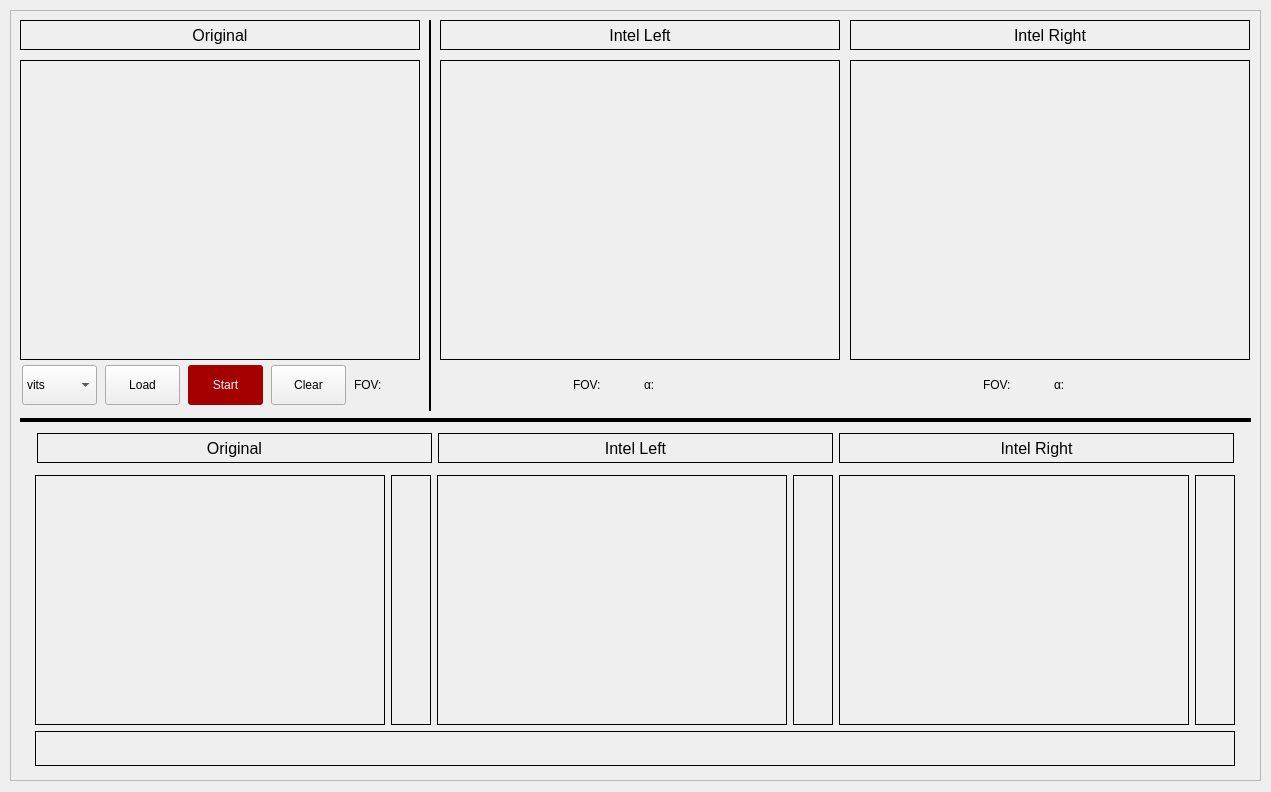
<?xml version="1.0" encoding="UTF-8"?>
<ui version="4.0">
 <class>Form</class>
 <widget class="QWidget" name="Form">
  <property name="geometry">
   <rect>
    <x>0</x>
    <y>0</y>
    <width>1271</width>
    <height>792</height>
   </rect>
  </property>
  <property name="windowTitle">
   <string>Form</string>
  </property>
  <widget class="QFrame" name="frame">
   <property name="geometry">
    <rect>
     <x>10</x>
     <y>10</y>
     <width>1251</width>
     <height>771</height>
    </rect>
   </property>
   <property name="frameShape">
    <enum>QFrame::StyledPanel</enum>
   </property>
   <property name="frameShadow">
    <enum>QFrame::Raised</enum>
   </property>
   <widget class="QLabel" name="camLabel">
    <property name="geometry">
     <rect>
      <x>10</x>
      <y>10</y>
      <width>400</width>
      <height>30</height>
     </rect>
    </property>
    <property name="minimumSize">
     <size>
      <width>100</width>
      <height>30</height>
     </size>
    </property>
    <property name="maximumSize">
     <size>
      <width>400</width>
      <height>20</height>
     </size>
    </property>
    <property name="font">
     <font>
      <pointsize>12</pointsize>
     </font>
    </property>
    <property name="frameShape">
     <enum>QFrame::Box</enum>
    </property>
    <property name="text">
     <string>Original</string>
    </property>
    <property name="alignment">
     <set>Qt::AlignCenter</set>
    </property>
   </widget>
   <widget class="QWidget" name="horizontalLayoutWidget_4">
    <property name="geometry">
     <rect>
      <x>10</x>
      <y>460</y>
      <width>1231</width>
      <height>261</height>
     </rect>
    </property>
    <layout class="QHBoxLayout" name="horizontalLayout_4">
     <item>
      <spacer name="horizontalSpacer_6">
       <property name="orientation">
        <enum>Qt::Horizontal</enum>
       </property>
       <property name="sizeHint" stdset="0">
        <size>
         <width>40</width>
         <height>20</height>
        </size>
       </property>
      </spacer>
     </item>
     <item>
      <widget class="QLabel" name="depthFrameCam">
       <property name="minimumSize">
        <size>
         <width>350</width>
         <height>225</height>
        </size>
       </property>
       <property name="maximumSize">
        <size>
         <width>350</width>
         <height>250</height>
        </size>
       </property>
       <property name="layoutDirection">
        <enum>Qt::LeftToRight</enum>
       </property>
       <property name="frameShape">
        <enum>QFrame::Box</enum>
       </property>
       <property name="text">
        <string/>
       </property>
       <property name="alignment">
        <set>Qt::AlignCenter</set>
       </property>
      </widget>
     </item>
     <item>
      <widget class="QLabel" name="depthRulerCam">
       <property name="minimumSize">
        <size>
         <width>40</width>
         <height>225</height>
        </size>
       </property>
       <property name="maximumSize">
        <size>
         <width>40</width>
         <height>250</height>
        </size>
       </property>
       <property name="frameShape">
        <enum>QFrame::Box</enum>
       </property>
       <property name="text">
        <string/>
       </property>
      </widget>
     </item>
     <item>
      <widget class="QLabel" name="depthFrameIntel">
       <property name="minimumSize">
        <size>
         <width>350</width>
         <height>225</height>
        </size>
       </property>
       <property name="maximumSize">
        <size>
         <width>350</width>
         <height>250</height>
        </size>
       </property>
       <property name="layoutDirection">
        <enum>Qt::LeftToRight</enum>
       </property>
       <property name="frameShape">
        <enum>QFrame::Box</enum>
       </property>
       <property name="text">
        <string/>
       </property>
       <property name="alignment">
        <set>Qt::AlignCenter</set>
       </property>
      </widget>
     </item>
     <item>
      <widget class="QLabel" name="depthRulerIntel">
       <property name="minimumSize">
        <size>
         <width>40</width>
         <height>225</height>
        </size>
       </property>
       <property name="maximumSize">
        <size>
         <width>40</width>
         <height>250</height>
        </size>
       </property>
       <property name="frameShape">
        <enum>QFrame::Box</enum>
       </property>
       <property name="text">
        <string/>
       </property>
      </widget>
     </item>
     <item>
      <widget class="QLabel" name="depthFrameIntel_2">
       <property name="minimumSize">
        <size>
         <width>350</width>
         <height>225</height>
        </size>
       </property>
       <property name="maximumSize">
        <size>
         <width>300</width>
         <height>250</height>
        </size>
       </property>
       <property name="layoutDirection">
        <enum>Qt::LeftToRight</enum>
       </property>
       <property name="frameShape">
        <enum>QFrame::Box</enum>
       </property>
       <property name="text">
        <string/>
       </property>
       <property name="alignment">
        <set>Qt::AlignCenter</set>
       </property>
      </widget>
     </item>
     <item>
      <widget class="QLabel" name="depthRulerIntel_2">
       <property name="minimumSize">
        <size>
         <width>40</width>
         <height>225</height>
        </size>
       </property>
       <property name="maximumSize">
        <size>
         <width>40</width>
         <height>250</height>
        </size>
       </property>
       <property name="frameShape">
        <enum>QFrame::Box</enum>
       </property>
       <property name="text">
        <string/>
       </property>
      </widget>
     </item>
     <item>
      <spacer name="horizontalSpacer_5">
       <property name="orientation">
        <enum>Qt::Horizontal</enum>
       </property>
       <property name="sizeHint" stdset="0">
        <size>
         <width>40</width>
         <height>20</height>
        </size>
       </property>
      </spacer>
     </item>
    </layout>
   </widget>
   <widget class="QLabel" name="rigthLabel">
    <property name="geometry">
     <rect>
      <x>840</x>
      <y>10</y>
      <width>400</width>
      <height>30</height>
     </rect>
    </property>
    <property name="minimumSize">
     <size>
      <width>100</width>
      <height>30</height>
     </size>
    </property>
    <property name="maximumSize">
     <size>
      <width>400</width>
      <height>20</height>
     </size>
    </property>
    <property name="font">
     <font>
      <pointsize>12</pointsize>
     </font>
    </property>
    <property name="frameShape">
     <enum>QFrame::Box</enum>
    </property>
    <property name="text">
     <string>Intel Right</string>
    </property>
    <property name="alignment">
     <set>Qt::AlignCenter</set>
    </property>
   </widget>
   <widget class="QLabel" name="intelRightFrame">
    <property name="geometry">
     <rect>
      <x>840</x>
      <y>50</y>
      <width>400</width>
      <height>300</height>
     </rect>
    </property>
    <property name="minimumSize">
     <size>
      <width>160</width>
      <height>120</height>
     </size>
    </property>
    <property name="maximumSize">
     <size>
      <width>400</width>
      <height>300</height>
     </size>
    </property>
    <property name="layoutDirection">
     <enum>Qt::LeftToRight</enum>
    </property>
    <property name="frameShape">
     <enum>QFrame::Box</enum>
    </property>
    <property name="text">
     <string/>
    </property>
    <property name="alignment">
     <set>Qt::AlignCenter</set>
    </property>
   </widget>
   <widget class="QWidget" name="horizontalLayoutWidget_3">
    <property name="geometry">
     <rect>
      <x>840</x>
      <y>350</y>
      <width>401</width>
      <height>51</height>
     </rect>
    </property>
    <layout class="QHBoxLayout" name="horizontalLayout_3">
     <item>
      <spacer name="horizontalSpacer_3">
       <property name="orientation">
        <enum>Qt::Horizontal</enum>
       </property>
       <property name="sizeHint" stdset="0">
        <size>
         <width>40</width>
         <height>20</height>
        </size>
       </property>
      </spacer>
     </item>
     <item>
      <widget class="QLabel" name="fovRight">
       <property name="minimumSize">
        <size>
         <width>65</width>
         <height>0</height>
        </size>
       </property>
       <property name="maximumSize">
        <size>
         <width>65</width>
         <height>20</height>
        </size>
       </property>
       <property name="text">
        <string>FOV:</string>
       </property>
      </widget>
     </item>
     <item>
      <widget class="QLabel" name="alphaRight">
       <property name="minimumSize">
        <size>
         <width>65</width>
         <height>0</height>
        </size>
       </property>
       <property name="maximumSize">
        <size>
         <width>65</width>
         <height>20</height>
        </size>
       </property>
       <property name="text">
        <string>α:</string>
       </property>
      </widget>
     </item>
     <item>
      <spacer name="horizontalSpacer_4">
       <property name="orientation">
        <enum>Qt::Horizontal</enum>
       </property>
       <property name="sizeHint" stdset="0">
        <size>
         <width>40</width>
         <height>20</height>
        </size>
       </property>
      </spacer>
     </item>
    </layout>
   </widget>
   <widget class="QWidget" name="horizontalLayoutWidget_2">
    <property name="geometry">
     <rect>
      <x>430</x>
      <y>350</y>
      <width>401</width>
      <height>51</height>
     </rect>
    </property>
    <layout class="QHBoxLayout" name="horizontalLayout_2">
     <item>
      <spacer name="horizontalSpacer_2">
       <property name="orientation">
        <enum>Qt::Horizontal</enum>
       </property>
       <property name="sizeHint" stdset="0">
        <size>
         <width>40</width>
         <height>20</height>
        </size>
       </property>
      </spacer>
     </item>
     <item>
      <widget class="QLabel" name="fovLeft">
       <property name="minimumSize">
        <size>
         <width>65</width>
         <height>0</height>
        </size>
       </property>
       <property name="maximumSize">
        <size>
         <width>65</width>
         <height>20</height>
        </size>
       </property>
       <property name="text">
        <string>FOV:</string>
       </property>
      </widget>
     </item>
     <item>
      <widget class="QLabel" name="alphaLeft">
       <property name="minimumSize">
        <size>
         <width>65</width>
         <height>0</height>
        </size>
       </property>
       <property name="maximumSize">
        <size>
         <width>65</width>
         <height>20</height>
        </size>
       </property>
       <property name="text">
        <string>α:</string>
       </property>
      </widget>
     </item>
     <item>
      <spacer name="horizontalSpacer">
       <property name="orientation">
        <enum>Qt::Horizontal</enum>
       </property>
       <property name="sizeHint" stdset="0">
        <size>
         <width>40</width>
         <height>20</height>
        </size>
       </property>
      </spacer>
     </item>
    </layout>
   </widget>
   <widget class="Line" name="line">
    <property name="geometry">
     <rect>
      <x>410</x>
      <y>10</y>
      <width>21</width>
      <height>391</height>
     </rect>
    </property>
    <property name="maximumSize">
     <size>
      <width>16777215</width>
      <height>450</height>
     </size>
    </property>
    <property name="frameShadow">
     <enum>QFrame::Plain</enum>
    </property>
    <property name="lineWidth">
     <number>2</number>
    </property>
    <property name="orientation">
     <enum>Qt::Vertical</enum>
    </property>
   </widget>
   <widget class="Line" name="line_2">
    <property name="geometry">
     <rect>
      <x>10</x>
      <y>400</y>
      <width>1231</width>
      <height>21</height>
     </rect>
    </property>
    <property name="frameShadow">
     <enum>QFrame::Plain</enum>
    </property>
    <property name="lineWidth">
     <number>4</number>
    </property>
    <property name="orientation">
     <enum>Qt::Horizontal</enum>
    </property>
   </widget>
   <widget class="QLabel" name="leftLabel">
    <property name="geometry">
     <rect>
      <x>430</x>
      <y>10</y>
      <width>400</width>
      <height>30</height>
     </rect>
    </property>
    <property name="minimumSize">
     <size>
      <width>100</width>
      <height>30</height>
     </size>
    </property>
    <property name="maximumSize">
     <size>
      <width>400</width>
      <height>20</height>
     </size>
    </property>
    <property name="font">
     <font>
      <pointsize>12</pointsize>
     </font>
    </property>
    <property name="frameShape">
     <enum>QFrame::Box</enum>
    </property>
    <property name="text">
     <string>Intel Left</string>
    </property>
    <property name="alignment">
     <set>Qt::AlignCenter</set>
    </property>
   </widget>
   <widget class="QLabel" name="intelLeftFrame">
    <property name="geometry">
     <rect>
      <x>430</x>
      <y>50</y>
      <width>400</width>
      <height>300</height>
     </rect>
    </property>
    <property name="minimumSize">
     <size>
      <width>160</width>
      <height>120</height>
     </size>
    </property>
    <property name="maximumSize">
     <size>
      <width>400</width>
      <height>300</height>
     </size>
    </property>
    <property name="layoutDirection">
     <enum>Qt::LeftToRight</enum>
    </property>
    <property name="frameShape">
     <enum>QFrame::Box</enum>
    </property>
    <property name="text">
     <string/>
    </property>
    <property name="alignment">
     <set>Qt::AlignCenter</set>
    </property>
   </widget>
   <widget class="QLabel" name="camFrame">
    <property name="geometry">
     <rect>
      <x>10</x>
      <y>50</y>
      <width>400</width>
      <height>300</height>
     </rect>
    </property>
    <property name="minimumSize">
     <size>
      <width>400</width>
      <height>300</height>
     </size>
    </property>
    <property name="maximumSize">
     <size>
      <width>400</width>
      <height>300</height>
     </size>
    </property>
    <property name="layoutDirection">
     <enum>Qt::LeftToRight</enum>
    </property>
    <property name="frameShape">
     <enum>QFrame::Box</enum>
    </property>
    <property name="text">
     <string/>
    </property>
    <property name="alignment">
     <set>Qt::AlignCenter</set>
    </property>
   </widget>
   <widget class="QLabel" name="depthObjectRuler">
    <property name="geometry">
     <rect>
      <x>25</x>
      <y>721</y>
      <width>1200</width>
      <height>35</height>
     </rect>
    </property>
    <property name="minimumSize">
     <size>
      <width>1000</width>
      <height>35</height>
     </size>
    </property>
    <property name="maximumSize">
     <size>
      <width>1200</width>
      <height>250</height>
     </size>
    </property>
    <property name="frameShape">
     <enum>QFrame::Box</enum>
    </property>
    <property name="text">
     <string/>
    </property>
   </widget>
   <widget class="QWidget" name="horizontalLayoutWidget">
    <property name="geometry">
     <rect>
      <x>10</x>
      <y>350</y>
      <width>401</width>
      <height>51</height>
     </rect>
    </property>
    <layout class="QHBoxLayout" name="horizontalLayout">
     <item>
      <widget class="QComboBox" name="encoderBox">
       <property name="minimumSize">
        <size>
         <width>75</width>
         <height>35</height>
        </size>
       </property>
       <property name="maximumSize">
        <size>
         <width>65</width>
         <height>40</height>
        </size>
       </property>
       <item>
        <property name="text">
         <string>vits</string>
        </property>
       </item>
       <item>
        <property name="text">
         <string>vitb</string>
        </property>
       </item>
       <item>
        <property name="text">
         <string>vitl</string>
        </property>
       </item>
      </widget>
     </item>
     <item>
      <widget class="QPushButton" name="loadButton">
       <property name="minimumSize">
        <size>
         <width>75</width>
         <height>35</height>
        </size>
       </property>
       <property name="maximumSize">
        <size>
         <width>75</width>
         <height>40</height>
        </size>
       </property>
       <property name="autoFillBackground">
        <bool>false</bool>
       </property>
       <property name="text">
        <string>Load</string>
       </property>
       <property name="iconSize">
        <size>
         <width>20</width>
         <height>20</height>
        </size>
       </property>
      </widget>
     </item>
     <item>
      <widget class="QPushButton" name="startAndStopButton">
       <property name="minimumSize">
        <size>
         <width>75</width>
         <height>35</height>
        </size>
       </property>
       <property name="maximumSize">
        <size>
         <width>75</width>
         <height>40</height>
        </size>
       </property>
       <property name="layoutDirection">
        <enum>Qt::LeftToRight</enum>
       </property>
       <property name="autoFillBackground">
        <bool>false</bool>
       </property>
       <property name="styleSheet">
        <string notr="true">QPushButton {
	border-radius: 3px;
	background: rgb(164, 0, 0);
	color: rgb(255, 255, 255);
}

QPushButton:hover{
	background: rgb(204, 0, 0);
}

QPushButton:pressed{
	background: rgb(239, 41, 41);
}</string>
       </property>
       <property name="text">
        <string>Start</string>
       </property>
       <property name="iconSize">
        <size>
         <width>25</width>
         <height>25</height>
        </size>
       </property>
       <property name="checkable">
        <bool>true</bool>
       </property>
      </widget>
     </item>
     <item>
      <widget class="QPushButton" name="clearButton">
       <property name="minimumSize">
        <size>
         <width>75</width>
         <height>35</height>
        </size>
       </property>
       <property name="maximumSize">
        <size>
         <width>75</width>
         <height>40</height>
        </size>
       </property>
       <property name="autoFillBackground">
        <bool>false</bool>
       </property>
       <property name="text">
        <string>Clear</string>
       </property>
       <property name="iconSize">
        <size>
         <width>20</width>
         <height>20</height>
        </size>
       </property>
      </widget>
     </item>
     <item>
      <widget class="QLabel" name="fovCam">
       <property name="minimumSize">
        <size>
         <width>65</width>
         <height>0</height>
        </size>
       </property>
       <property name="maximumSize">
        <size>
         <width>65</width>
         <height>20</height>
        </size>
       </property>
       <property name="text">
        <string>FOV:</string>
       </property>
       <property name="textFormat">
        <enum>Qt::AutoText</enum>
       </property>
      </widget>
     </item>
    </layout>
   </widget>
   <widget class="QWidget" name="horizontalLayoutWidget_5">
    <property name="geometry">
     <rect>
      <x>10</x>
      <y>410</y>
      <width>1231</width>
      <height>51</height>
     </rect>
    </property>
    <layout class="QHBoxLayout" name="horizontalLayout_5">
     <item>
      <spacer name="horizontalSpacer_7">
       <property name="orientation">
        <enum>Qt::Horizontal</enum>
       </property>
       <property name="sizeHint" stdset="0">
        <size>
         <width>40</width>
         <height>20</height>
        </size>
       </property>
      </spacer>
     </item>
     <item>
      <widget class="QLabel" name="depthLabelCam">
       <property name="minimumSize">
        <size>
         <width>395</width>
         <height>30</height>
        </size>
       </property>
       <property name="maximumSize">
        <size>
         <width>390</width>
         <height>25</height>
        </size>
       </property>
       <property name="font">
        <font>
         <pointsize>12</pointsize>
        </font>
       </property>
       <property name="frameShape">
        <enum>QFrame::Box</enum>
       </property>
       <property name="text">
        <string>Original</string>
       </property>
       <property name="alignment">
        <set>Qt::AlignCenter</set>
       </property>
      </widget>
     </item>
     <item>
      <widget class="QLabel" name="depthLabelIntel">
       <property name="minimumSize">
        <size>
         <width>395</width>
         <height>30</height>
        </size>
       </property>
       <property name="maximumSize">
        <size>
         <width>390</width>
         <height>25</height>
        </size>
       </property>
       <property name="font">
        <font>
         <pointsize>12</pointsize>
        </font>
       </property>
       <property name="frameShape">
        <enum>QFrame::Box</enum>
       </property>
       <property name="text">
        <string>Intel Left</string>
       </property>
       <property name="alignment">
        <set>Qt::AlignCenter</set>
       </property>
      </widget>
     </item>
     <item>
      <widget class="QLabel" name="depthLabelIntel_2">
       <property name="minimumSize">
        <size>
         <width>395</width>
         <height>30</height>
        </size>
       </property>
       <property name="maximumSize">
        <size>
         <width>390</width>
         <height>25</height>
        </size>
       </property>
       <property name="font">
        <font>
         <pointsize>12</pointsize>
        </font>
       </property>
       <property name="frameShape">
        <enum>QFrame::Box</enum>
       </property>
       <property name="text">
        <string>Intel Right</string>
       </property>
       <property name="alignment">
        <set>Qt::AlignCenter</set>
       </property>
      </widget>
     </item>
     <item>
      <spacer name="horizontalSpacer_8">
       <property name="orientation">
        <enum>Qt::Horizontal</enum>
       </property>
       <property name="sizeHint" stdset="0">
        <size>
         <width>40</width>
         <height>20</height>
        </size>
       </property>
      </spacer>
     </item>
    </layout>
   </widget>
  </widget>
 </widget>
 <resources/>
 <connections/>
</ui>
